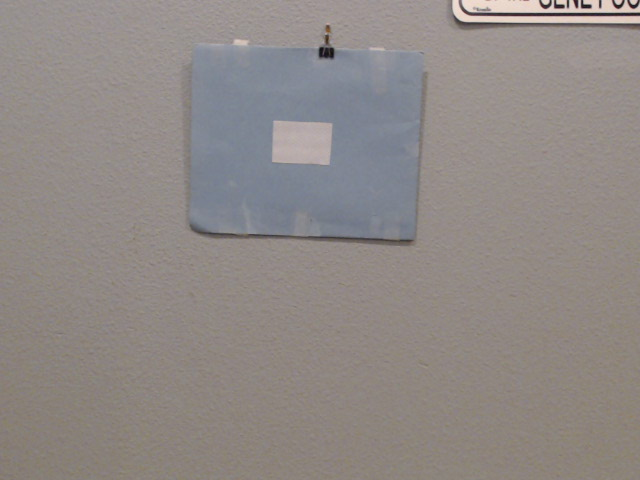
#> input picture py-CV/py-CVideo/Video/video_stream.png, 640 x 480 px, given in place of the camera
$ python video_adaptive.py   (older library calls are emulated)
#> lines starting #> are read from the running program, lines starting #| are printed output that depends on the picture; after the words box and inside, x2 and y2 are one past the last pixel; in counts of white or black regions, pixels touching at a corner belong together; long printed decimals are rounded
"""
In this code:


1. Adaptive Threshold
2. Gass Blur
3. Contours
4. Contour filtering

End Output - This will find a 5' x 3' reflective tape square
    about 4 feet away from the camera

Press 'q' to quit


"""


import cv2
import numpy as np


cap = cv2.VideoCapture(0) # Video Scource

cv2.namedWindow("Video")


while(True):

    #Pulls image from stream
    ret, takePic1 = cap.read()
#> takePic1 is the input picture: shape (480, 640, 3); mean B, G, R 134.3, 137.2, 143.7

    #Converts image from R,G,b to Gray Scale
    takePic1 = cv2.cvtColor(takePic1, cv2.COLOR_RGB2GRAY)
#> takePic1: shape (480, 640)

    #Bluring the image, for easier ID, Gaussian Blur
    takePic1 = cv2.GaussianBlur(takePic1, (3,3),0)

    #Adaptive Threhold
    adapt_thresh = cv2.adaptiveThreshold(takePic1, 255, cv2.ADAPTIVE_THRESH_GAUSSIAN_C, cv2.THRESH_BINARY, 175, 1)
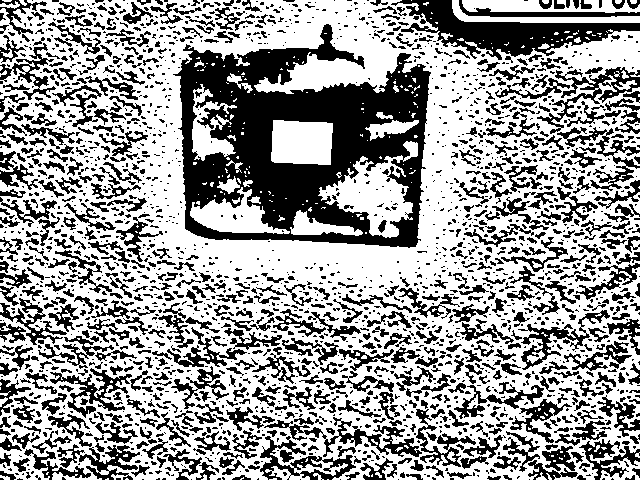
#> adapt_thresh: shape (480, 640); 61.1% white; 2254 black regions (1568 under 20 px)

    #Finds the Contours in frame taken, then prints the amount it finds
    _, contours, hierarchy = cv2.findContours(adapt_thresh, cv2.RETR_TREE, cv2.CHAIN_APPROX_SIMPLE)
#> contours = 2954 contours, 1955 with area under 20; largest, box (x1, y1, x2, y2) and area: (0, 0, 640, 480) 278565, (172, 23, 432, 249) 43012, (318, 141, 418, 238) 3877, (271, 120, 333, 165) 2436, (190, 187, 290, 234) 1931
    print(len(contours))
#| 2954

    #Array for storing flitered Contours
    filtered = []

    #For loop for filtering out contours based on pixel Area
    for c in contours:
        if cv2.contourArea(c) < 1000:
            continue
        elif cv2.contourArea(c) > 3000:
            continue
        else:
            filtered.append(c)
#> this loop made 2954 passes
#> c on passes 1, 3, 7: [[327, 479], [328, 479]], [[126, 478], [125, 479], [128, 479], [127, 478]], [[372, 474], [371, 475], [371, 476], [372, 476]]
#> after the loop, filtered = 8 contours; box (x1, y1, x2, y2) and area: (271, 120, 333, 165) 2436, (190, 187, 290, 234) 1931, (49, 367, 133, 419) 1493, (192, 84, 237, 161) 1359, (462, 0, 640, 13) 1326, (336, 420, 423, 458) 1268, (520, 323, 591, 371) 1216, (452, 0, 640, 23) 1019
    print(len(filtered))
#| 8

    objects = np.zeros([takePic1.shape[0], takePic1.shape[1],3], 'uint8')

    #For Loop for Filtering Contours - C the number of filtered countours in the array Filtered[]
    for c in filtered:

        #Draws and outline around the contour, green
        cv2.drawContours(objects, [c], -1, (0,255,0), 3)


        #Centriod
        # Had to add +1 to advoid Dividion by Zero erro
        M = cv2.moments(c)
        cx = int( M['m10']/(M['m00'] + 1))
        cy = int( M['m01']/(M['m00'] + 1))

        #Centriods
        cv2.circle(objects, (cx,cy), 4, (0, 0, 255), -1)
        #Area and Perimter
        area = cv2.contourArea(c)
        perimeter = cv2.arcLength(c, True)

        print("(X,Y): ", cx, cy, "Area: ", area, "Perimter: ", perimeter)
#> this loop made 8 passes
#> (cx, cy, area, perimeter) on passes 1 to 8: (539, 5, 1326, 521.5), (540, 17, 1019, 409.1), (380, 439, 1268, 548.2), (93, 389, 1493, 756.8), (545, 343, 1216, 461.6), (232, 216, 1931, 351.1), (301, 142, 2436.5, 203.6), (207, 128, 1359, 534.4)
#| (X,Y):  539 5 Area:  1326.0 Perimter:  521.480
#| (X,Y):  540 17 Area:  1019.0 Perimter:  409.113
#| (X,Y):  380 439 Area:  1268.0 Perimter:  548.215
#| (X,Y):  93 389 Area:  1493.0 Perimter:  756.808
#| (X,Y):  545 343 Area:  1216.0 Perimter:  461.588
#| (X,Y):  232 216 Area:  1931.0 Perimter:  351.078
#| (X,Y):  301 142 Area:  2436.5 Perimter:  203.556
#| (X,Y):  207 128 Area:  1359.0 Perimter:  534.357
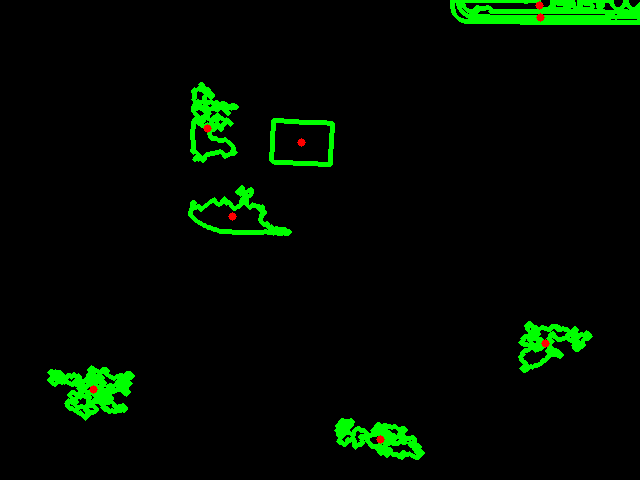
#> objects: shape (480, 640, 3); mean of channels 0, 1, 2 0, 11.4, 0.3; drawn as B, G, R

    cv2.imshow("Video", adapt_thresh)


    cv2.imshow("Objects", objects)


    #Picture / Break if statement
    ch2 = cv2.waitKey(1)
#> (key q is pressed here)
    if ch2 & 0xFf == ord('q'):
        break

cap.release()
cv2.destroyAllWindows()
